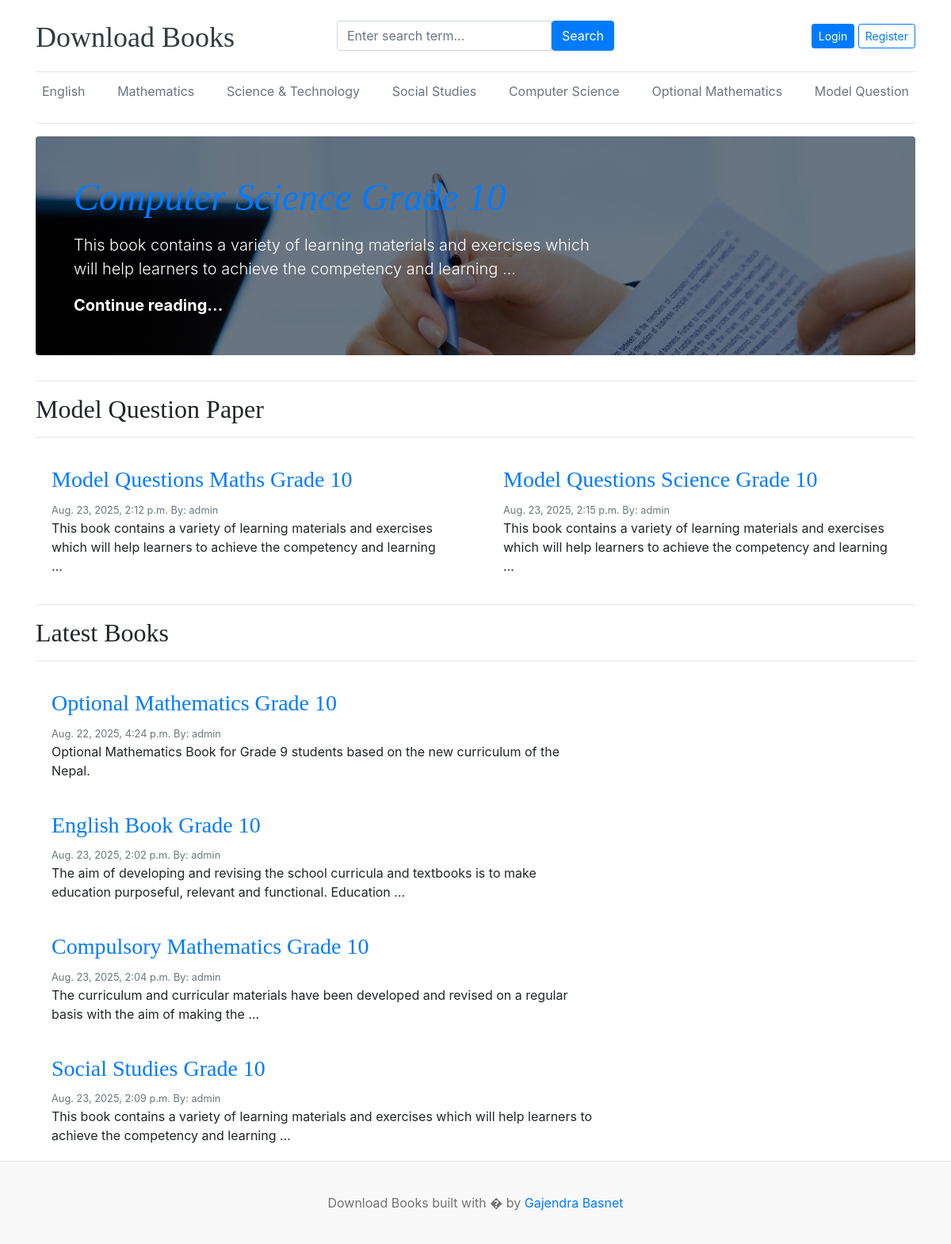
The page / on the database its author committed.
### blogs/models.py (models this page shows, shortened)
class Category(models.Model):
    category_name = models.CharField(max_length=50, unique=True)
    created_at = models.DateTimeField(auto_now_add=True)
    updated_at = models.DateTimeField(auto_now=True)
    class Meta:
        verbose_name_plural = 'Categories'

class Blogs(models.Model):
    title = models.CharField(max_length=200, unique=True)
    slug = models.SlugField(unique=True,blank=True)
    category = models.ForeignKey(Category, on_delete=models.CASCADE)
    author = models.ForeignKey(User, on_delete=models.CASCADE)
    pdf_file = models.FileField(
        upload_to='uploads/pdfs/%Y/%m/%d/',
        blank=True, null=True,
        validators=[FileExtensionValidator(['pdf'])]
    )
    blog_image = models.ImageField(upload_to='uploads/%y/%m/%d')
    short_description = models.TextField(max_length=1000)
    blog_body = models.TextField(max_length=3000)
    status = models.TextField(max_length=100,choices=STATUS_CHOICE, default='draft')
    is_featured = models.BooleanField(default=False)
    created_at = models.DateTimeField(auto_now_add=True)
    updated_at = models.DateTimeField(auto_now=True)
    class Meta:
        verbose_name_plural = 'Blogs'

### Blog/views.py (the view)
# urls.py: path('', views.home, name = "home"),
def home(request):
   categories = Category.objects.all()
   featured_post = Blogs.objects.filter(is_featured=True, status ='published')
   post = Blogs.objects.filter(is_featured=False,status ='published')
   context = {
      'categories' : categories,
      'featured_post': featured_post,
      'post': post
   }
   return render(request, "home.html",context)

### blogs/context_processors.py (called while the page is built)
def get_categories(request):
    categories = Category.objects.all()
    return dict(categories = categories)

### templates/home.html
{% extends './base/base.html' %}
{% block content%}
{% for post in featured_post %}
  {% if forloop.first %}
  <div class="jumbotron p-3 p-md-5 text-white rounded bg-dark" style="background-image: url({{post.blog_image.url}});background-blend-mode: overlay;background-size:cover;">
    <div class="col-md-8 px-0">
      <h1 class="display-4 font-italic"><a href="{% url 'blogs' post.slug %}">{{post.title}}</a></h1>
      <p class="lead my-3">{{post.short_description | truncatewords:20}}</p>
      <p class="lead mb-0"><a href="#" class="text-white font-weight-bold">Continue reading...</a></p>
    </div>
  </div>
  {%endif%}
{% endfor %}
<hr class="border-5"/>
<h2 class="">Model Question Paper</h2>
<hr class="border-5"/>
  <div class="row mb-2">
    {% for post in featured_post %}
      {% if not forloop.first %}
      <div class="col-md-6">
        <div class="card border-0" >
          <div class="card-body">
            <h3><a href="{% url 'blogs' post.slug %}">{{post.title}}</a></h3>
            <small class="mb-1 text-muted">{{post.created_at }} By: {{post.author}}</small>
            <p class="card-text">{{post.short_description| truncatewords:20}}</p>
          </div>
        </div>
      </div>
      {%endif%}
    {% endfor %}
  </div>
  <hr class="border-5"/>
  <h2 class="">Latest Books</h2>
  <hr/>
  <main role="main" class="container p-0">
    <div class="row">
       {% for i in post %}
        <div class="col-md-8 blog-main">
          <div class="card-body">
            <h3><a href="{% url 'blogs' i.slug %}">{{i.title}}</a></h3>
            <small class="mb-1 text-muted">{{i.created_at }} By: {{i.author}}</small>
            <p class="card-text">{{i.short_description | truncatewords:20}}</p>
          </div>
        </div>
      {% endfor %}
    </div>
  </main>
</div>
{% endblock %}

### templates/Base/header.html (shortened to what this page needs)
{% load static %}
<!DOCTYPE html>
<html lang="en">
<head>
    <link href="https://getbootstrap.com/docs/4.0/dist/css/bootstrap.min.css" rel="stylesheet">
    <link href="{% static 'css/blog.css' %}" rel="stylesheet">
    <link rel="stylesheet" href="https://cdnjs.cloudflare.com/ajax/libs/font-awesome/4.7.0/css/font-awesome.min.css">
    <link rel="stylesheet" href="https://cdn.datatables.net/2.3.3/css/dataTables.dataTables.css" />
  </head>
<body>
    <div class="container">
      <header class="blog-header py-3">
        <div class="row flex-nowrap justify-content-between align-items-center">
          <div class="col-4 pt-1">
            <a class="blog-header-logo text-dark" href="/">Download Books</a>
          </div>
            <div class="col-4">
              <form action="{% url 'search' %}" method="GET">
                  <div class="input-group">
                          <input class="form-control" name ="keyword" type="text" placeholder="Enter search term..." aria-label="Enter search term..." aria-describedby="button-search" />
                          <button type="submit" class="btn btn-primary" id="button-search" type="button">Search</button>
                    </div>
              </form>
            </div>
          <div class="col-4 d-flex justify-content-end align-items-center">
            {% if not user.is_authenticated %}
            <a class="btn btn-sm btn-primary" href="{% url 'login'%}">Login</a> &nbsp;
            <a class="btn btn-sm btn-outline-primary" href="{% url 'register' %}">Register</a>
            {% else %}
            <span>Welcome {{user}} <a class="btn btn-sm btn-primary" href="{% url 'dashboard' %}">Dashboard</a> </span>&nbsp;
            <span><a class="btn btn-sm btn-outline-primary" href="{% url 'logout' %}">Logout</a></span>
            {% endif %}
          </div>
        </div>
      </header>
      <div class="nav-scroller py-1 mb-2">
        <nav class="nav d-flex justify-content-between">
          {% for cat in categories %}
          <a class="p-2 text-muted" href="{% url 'posts_by_category' cat.id %}">{{cat.category_name}}</a>
          {% endfor %}
        </nav>
      </div>
    <hr/>

### static/css/blog.css (style rules this page uses)
.blog-header { border-bottom: 1px solid #e5e5e5; }
.blog-header-logo { font-family: "Playfair Display", Georgia, "Times New Roman", serif; font-size: 2.25rem; }
h1, h2, h3, h4, h5, h6 { font-family: "Playfair Display", Georgia, "Times New Roman", serif; }
.display-4 { font-size: 2.5rem; }
@media (min-width: 768px) { .display-4 { font-size: 3rem; } }

### rows shown on the page
Category: category_name "English"
Category: category_name "Mathematics"
Category: category_name "Science & Technology"
Category: category_name "Social Studies"
Category: category_name "Computer Science"
Category: category_name "Optional Mathematics"
Category: category_name "Model Question"
Blogs: blog_image (picture), title "Computer Science Grade 10", short_description "This book contains a variety of learning materials and exercises which will help learners to achieve the competency and learning …"
Blogs: title "Model Questions Maths Grade 10", created_at "Aug. 23, 2025, 2:12 p.m.", author "admin", short_description "This book contains a variety of learning materials and exercises which will help learners to achieve the competency and learning …"
Blogs: title "Model Questions Science Grade 10", created_at "Aug. 23, 2025, 2:15 p.m.", author "admin", short_description "This book contains a variety of learning materials and exercises which will help learners to achieve the competency and learning …"
Blogs: title "Optional Mathematics Grade 10", created_at "Aug. 22, 2025, 4:24 p.m.", author "admin", short_description "Optional Mathematics Book for Grade 9 students based on the new curriculum of the Nepal."
Blogs: title "English Book Grade 10", created_at "Aug. 23, 2025, 2:02 p.m.", author "admin", short_description "The aim of developing and revising the school curricula and textbooks is to make education purposeful, relevant and functional. Education …"
Blogs: title "Compulsory Mathematics Grade 10", created_at "Aug. 23, 2025, 2:04 p.m.", author "admin", short_description "The curriculum and curricular materials have been developed and revised on a regular basis with the aim of making the …"
Blogs: title "Social Studies Grade 10", created_at "Aug. 23, 2025, 2:09 p.m.", author "admin", short_description "This book contains a variety of learning materials and exercises which will help learners to achieve the competency and learning …"
